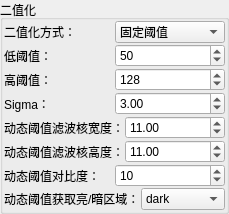
                                   <widget class="QGroupBox" name="groupBox_5">
                                    <property name="title">
                                     <string>二值化</string>
                                    </property>
                                    <layout class="QGridLayout" name="gridLayout_2">
                                     <property name="leftMargin">
                                      <number>1</number>
                                     </property>
                                     <property name="topMargin">
                                      <number>1</number>
                                     </property>
                                     <property name="rightMargin">
                                      <number>1</number>
                                     </property>
                                     <property name="bottomMargin">
                                      <number>1</number>
                                     </property>
                                     <property name="spacing">
                                      <number>1</number>
                                     </property>
                                     <item row="0" column="0">
                                      <layout class="QVBoxLayout" name="verticalLayout_69">
                                       <item>
                                        <layout class="QHBoxLayout" name="horizontalLayout_166">
                                         <item>
                                          <widget class="QLabel" name="label_150">
                                           <property name="text">
                                            <string>二值化方式：</string>
                                           </property>
                                          </widget>
                                         </item>
                                         <item>
                                          <widget class="QComboBox" name="cmb_Type_Binarization">
                                           <item>
                                            <property name="text">
                                             <string>固定阈值</string>
                                            </property>
                                           </item>
                                           <item>
                                            <property name="text">
                                             <string>自适应阈值</string>
                                            </property>
                                           </item>
                                           <item>
                                            <property name="text">
                                             <string>动态阈值</string>
                                            </property>
                                           </item>
                                          </widget>
                                         </item>
                                        </layout>
                                       </item>
                                       <item>
                                        <layout class="QHBoxLayout" name="horizontalLayout_167">
                                         <item>
                                          <widget class="QLabel" name="label_151">
                                           <property name="text">
                                            <string>低阈值：</string>
                                           </property>
                                          </widget>
                                         </item>
                                         <item>
                                          <widget class="QSpinBox" name="spb_LowThreshold">
                                           <property name="maximum">
                                            <number>255</number>
                                           </property>
                                           <property name="value">
                                            <number>50</number>
                                           </property>
                                          </widget>
                                         </item>
                                        </layout>
                                       </item>
                                       <item>
                                        <layout class="QHBoxLayout" name="horizontalLayout_168">
                                         <item>
                                          <widget class="QLabel" name="label_190">
                                           <property name="text">
                                            <string>高阈值：</string>
                                           </property>
                                          </widget>
                                         </item>
                                         <item>
                                          <widget class="QSpinBox" name="spb_HighThreshold">
                                           <property name="maximum">
                                            <number>255</number>
                                           </property>
                                           <property name="value">
                                            <number>128</number>
                                           </property>
                                          </widget>
                                         </item>
                                        </layout>
                                       </item>
                                       <item>
                                        <layout class="QHBoxLayout" name="horizontalLayout_169">
                                         <item>
                                          <widget class="QLabel" name="label_191">
                                           <property name="text">
                                            <string>Sigma：</string>
                                           </property>
                                          </widget>
                                         </item>
                                         <item>
                                          <widget class="QDoubleSpinBox" name="dspb_Sigma">
                                           <property name="maximum">
                                            <double>99999.000000000000000</double>
                                           </property>
                                           <property name="singleStep">
                                            <double>0.010000000000000</double>
                                           </property>
                                           <property name="value">
                                            <double>3.000000000000000</double>
                                           </property>
                                          </widget>
                                         </item>
                                        </layout>
                                       </item>
                                       <item>
                                        <layout class="QHBoxLayout" name="horizontalLayout_170">
                                         <item>
                                          <widget class="QLabel" name="label_192">
                                           <property name="text">
                                            <string>动态阈值滤波核宽度：</string>
                                           </property>
                                          </widget>
                                         </item>
                                         <item>
                                          <widget class="QDoubleSpinBox" name="dspb_DynThresholdWidth">
                                           <property name="maximum">
                                            <double>99999.000000000000000</double>
                                           </property>
                                           <property name="singleStep">
                                            <double>0.010000000000000</double>
                                           </property>
                                           <property name="value">
                                            <double>11.000000000000000</double>
                                           </property>
                                          </widget>
                                         </item>
                                        </layout>
                                       </item>
                                       <item>
                                        <layout class="QHBoxLayout" name="horizontalLayout_171">
                                         <item>
                                          <widget class="QLabel" name="label_193">
                                           <property name="text">
                                            <string>动态阈值滤波核高度：</string>
                                           </property>
                                          </widget>
                                         </item>
                                         <item>
                                          <widget class="QDoubleSpinBox" name="dspb_DynThresholdHeight">
                                           <property name="maximum">
                                            <double>99999.000000000000000</double>
                                           </property>
                                           <property name="singleStep">
                                            <double>0.010000000000000</double>
                                           </property>
                                           <property name="value">
                                            <double>11.000000000000000</double>
                                           </property>
                                          </widget>
                                         </item>
                                        </layout>
                                       </item>
                                       <item>
                                        <layout class="QHBoxLayout" name="horizontalLayout_172">
                                         <item>
                                          <widget class="QLabel" name="label_194">
                                           <property name="text">
                                            <string>动态阈值对比度：</string>
                                           </property>
                                          </widget>
                                         </item>
                                         <item>
                                          <widget class="QSpinBox" name="spb_DynThresholdContrast">
                                           <property name="maximum">
                                            <number>255</number>
                                           </property>
                                           <property name="value">
                                            <number>10</number>
                                           </property>
                                          </widget>
                                         </item>
                                        </layout>
                                       </item>
                                       <item>
                                        <layout class="QHBoxLayout" name="horizontalLayout_173">
                                         <item>
                                          <widget class="QLabel" name="label_195">
                                           <property name="text">
                                            <string>动态阈值获取亮/暗区域：</string>
                                           </property>
                                          </widget>
                                         </item>
                                         <item>
                                          <widget class="QComboBox" name="cmb_Polarity">
                                           <item>
                                            <property name="text">
                                             <string>dark</string>
                                            </property>
                                           </item>
                                           <item>
                                            <property name="text">
                                             <string>light</string>
                                            </property>
                                           </item>
                                           <item>
                                            <property name="text">
                                             <string>equal</string>
                                            </property>
                                           </item>
                                           <item>
                                            <property name="text">
                                             <string>not_equal</string>
                                            </property>
                                           </item>
                                          </widget>
                                         </item>
                                        </layout>
                                       </item>
                                      </layout>
                                     </item>
                                    </layout>
                                   </widget>
